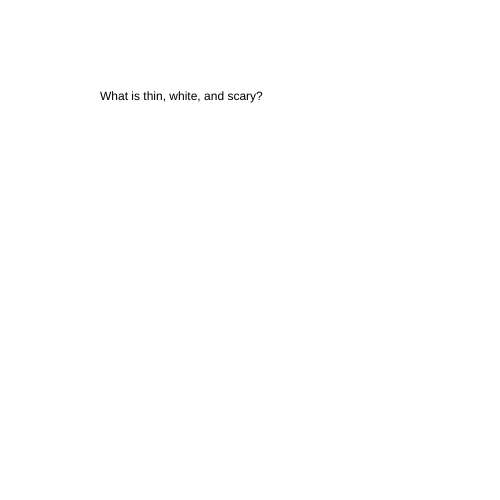
Frame 1 (no input)
Frame 60 (no input): identical to frame 1, image omitted
Frame 120 (the mouse pressed at the canvas centre since frame 60): identical to frame 1, image omitted

The p5.js sketch that drew this single still picture (run headless with seeded random() and noise() and a simulated clock; from frame 60 on, the mouse is pressed at the canvas centre):

// p5.js sketch
// ── sketch.js
let state = 0;
let timer = 0;



function setup() {
  createCanvas(500, 500);
}

function draw() {
  switch (state) {

    case 0:
      background('white');
      text('What is thin, white, and scary?', 100, 100)
      break;

    case 1:
      background('yellow')
      text('Homework', 100, 100);


      break;

  }

  timer++;
  if (timer > 3 * 60) {
    timer = 0;
    state++;
    if (state > 1) state = 0 ;

  }


}

function mouseReleased() {
  state++;
  if (state > 1) {
    state = 0;
  }
}
